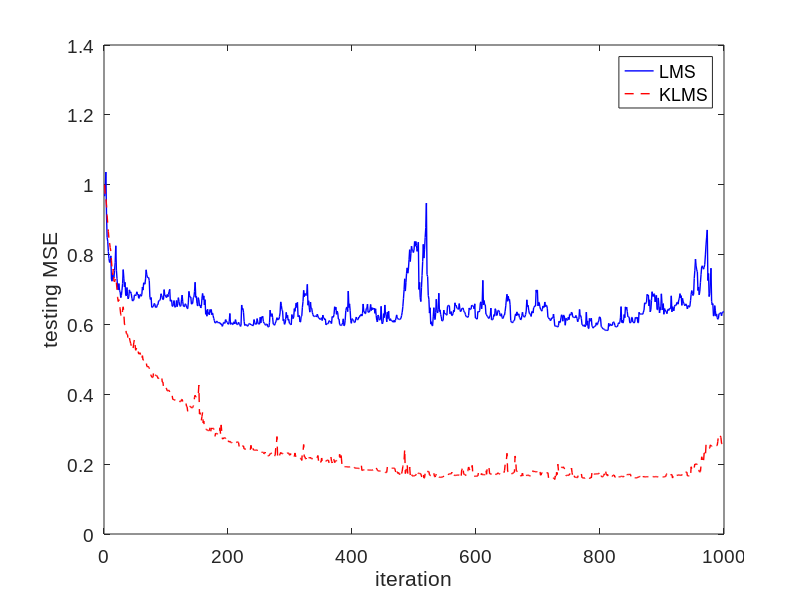

The MATLAB script that drew this image:
%%%%%%%%%%%%%%%%%%%%%%%%%%%%%%%%%
%Copyright Aaron Liu 
%CNEL
%July 1, 2008
%
%description:
%compare the performance of LMS and KLMS in nonlinear channel equalization
%learning curve
%
%Usage:
%ch2, nonlinear channel equalization, figure 2-5
%
%Outside functions called:
%None
%%%%%%%%%%%%%%%%%%%%%%%%%%%%%%%%%


clear all,
close all
clc
%======filter config=======
%time delay (embedding) length
TD = 5;
D = 2;
h = .1;%kernel size
%======end of config=======

%=========data===============
% Generate binary data
u = randn(1,2500)>0;
u = 2*u-1;

% Nonlinear channel
z = u+0.5*[0,u(1:end-1)];
% Channel noise
ns = 0.4*randn(1,length(u));
% Ouput of the nonlinear channel
y = z - 0.9*z.^2 + ns;

%data size
N_tr = 1000;
N_te = 50;

%data embedding
X = zeros(TD,N_tr);
for k=1:N_tr
    X(:,k) = y(k:k+TD-1)';
end
% Test data
X_te = zeros(TD,N_te);
for k=1:N_te
    X_te(:,k) = y(k+N_tr:k+TD-1+N_tr)';
end

% Desired signal
T = zeros(N_tr,1);
for ii=1:N_tr
    T(ii) = u(D+ii);
end

T_te = zeros(N_te,1);
for ii=1:N_te
    T_te(ii) = u(D+ii+N_tr);
end
%======end of data===========

%=======init================
mse_te = zeros(1,N_tr);
mse_te_k = zeros(1,N_tr);
%=======end of init=========

%=========Linear LMS===================
%learning rate (step size)
lr = .01;%learning rate
w1 = zeros(1,TD);
e_l = zeros(N_tr,1);
for n=1:N_tr
    y = w1*X(:,n);
    e_l(n) = T(n) - y;
    w1 = w1 + lr*e_l(n)*X(:,n)';
    %testing
    err = T_te'-(w1*X_te);
    mse_te(n) = mean(err.^2);
end
%=========end of Linear LMS================

%=========Kernel LMS===================
lr_k = .2;
%init
e_k = zeros(N_tr,1);
y = zeros(N_tr,1);
y_te = zeros(N_te,1);
% n=1 init
e_k(1) = T(1);
y(1) = 0;
mse_te_k(1) = mean(T_te.^2);
% start
for n=2:N_tr
    %training
    ii = 1:n-1;
    y(n) = lr_k*e_k(ii)'*(exp(-sum((X(:,n)*ones(1,n-1)-X(:,ii)).^2)*h))';
    
    e_k(n) = T(n) - y(n);
    
    %testing
    y_te = zeros(N_te,1);
    for jj = 1:N_te
        ii = 1:n;
        y_te(jj) = lr_k*e_k(ii)'*(exp(-sum((X_te(:,jj)*ones(1,n)-X(:,ii)).^2)*h))';
    end
    err = T_te - y_te;
    mse_te_k(n) = mean(err.^2);
end
%=========end of Kernel LMS================

%==========plot and test===================
figure
plot(mse_te,'b-','LineWidth',1)
hold on
plot(mse_te_k,'r--','LineWidth',1)
set(gca, 'FontSize', 14);
set(gca, 'FontName', 'Arial');

legend('LMS','KLMS')
xlabel('iteration')
ylabel('testing MSE')

